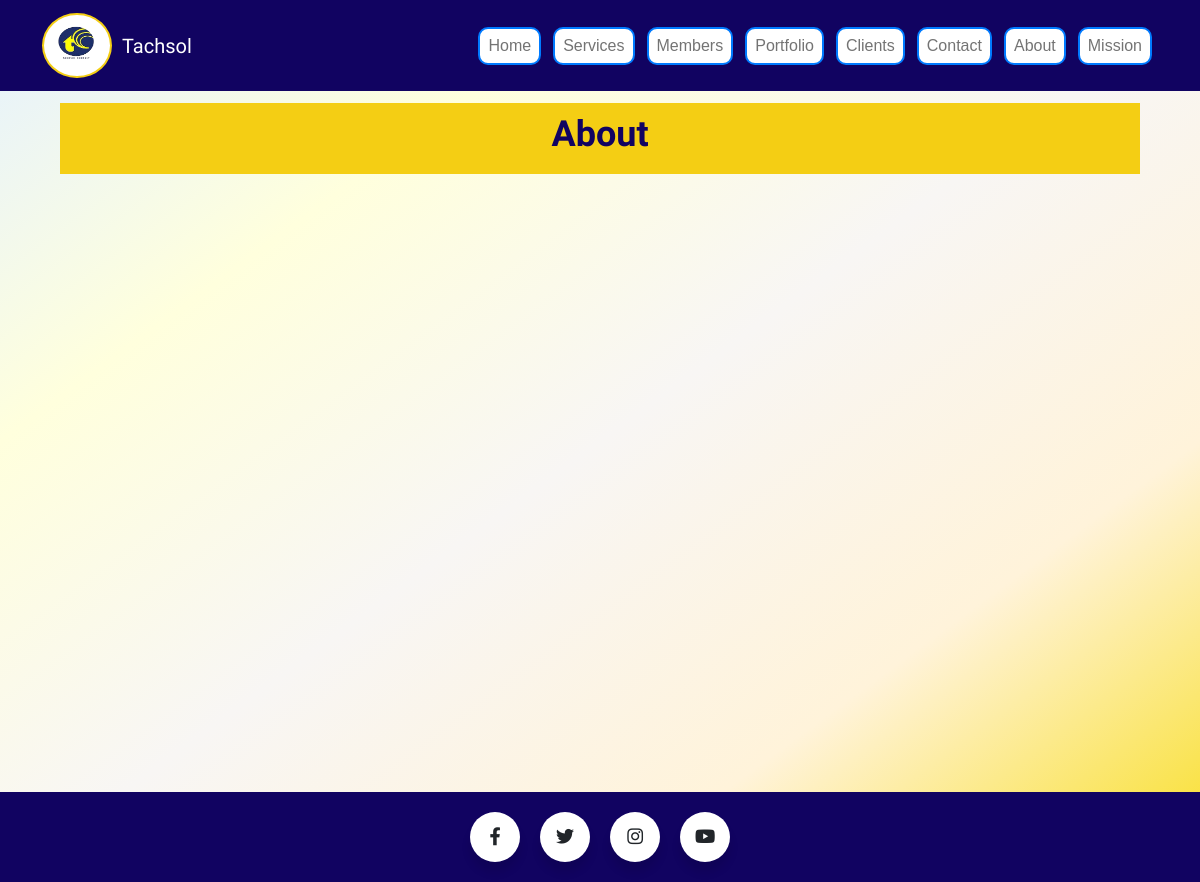
The page /mainapp/about/ on the database as committed earlier.
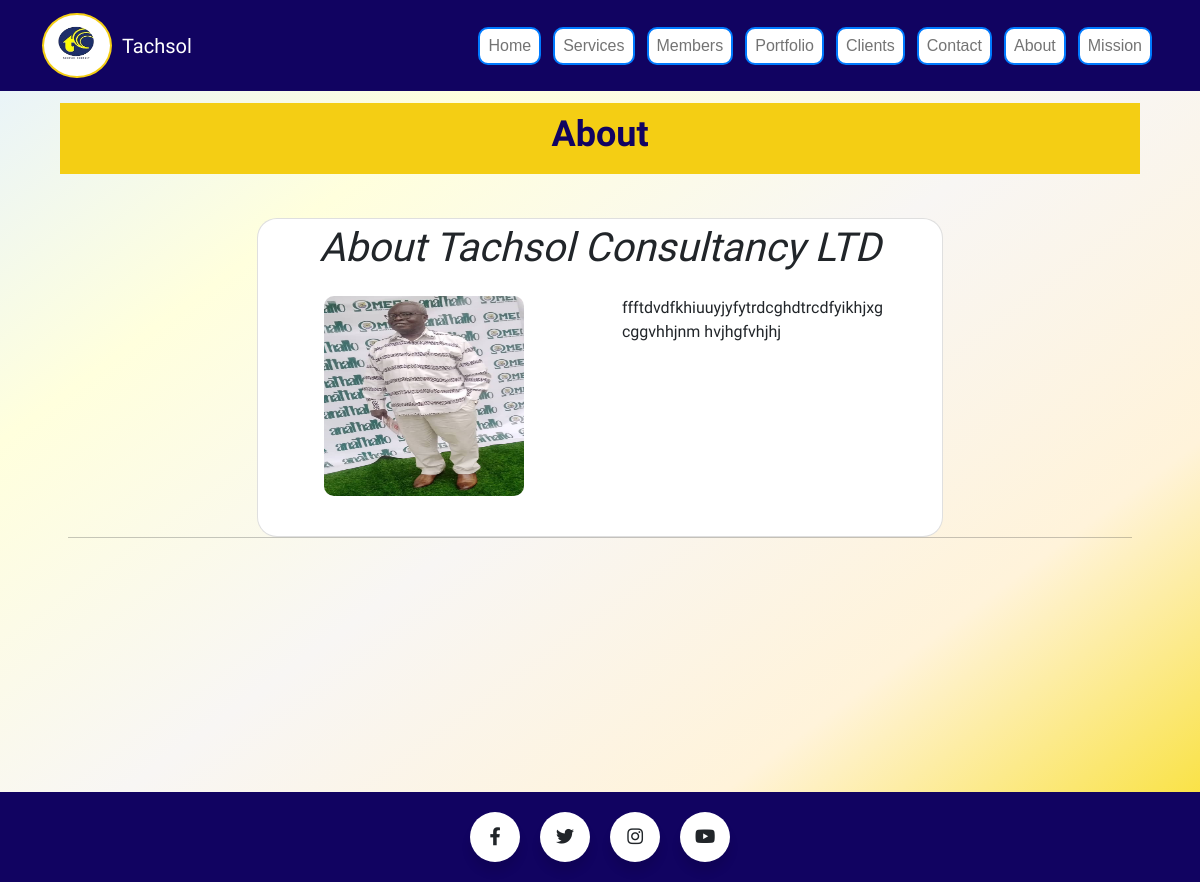
The same page on the database as committed later.
### mainapp/models.py (models this page shows, shortened)
class About(models.Model):
    title = models.CharField(max_length=150, default='About Tachsol Consultancy LTD')
    content = models.TextField()
    image = models.ImageField(upload_to='about_images/', blank=True, null=True)
    created_at = models.DateTimeField(auto_now_add=True)
    updated_at = models.DateTimeField(auto_now=True)

### mainapp/views.py (the view)
# urls.py: path('about/', views.about, name='about'),
def about(request):
    abouts = About.objects.all()
    return render(request, 'mainapp/about.html', {'abouts': abouts})

### mainapp/templates/mainapp/about.html (shortened to what this page needs)
{% extends "mainapp/base.html" %}
{% block content %}
{% load static %}
<section class="inner-banner">
    <div class="container">
        <div class="row align-items-center">
            <div class="col-md-12 text-center">
                <h1>About</h1>
            </div>
        </div>
    </div>
</section>
<div class="about-container mt-4">
    <div class="row justify-content-center">
        {% for about in abouts %}
            <div class="col-md-8">
                <div class="card">
                <h1 class="text-center mb-4" id="about-text">{{ about.title }}</h1>
                <div class="row">
                    <div class="col-md-6 mb-3">
                        {% if about.image %}
                            <img src="{{ about.image.url }}" alt="{{ about.title }}" class="img-fluid mb-4" id="about-image">
                        {% endif %}
                    </div>
                    <div class="col-md-6">
                        <p class="about-text">{{ about.content }}</p>
                    </div>
                </div>
            </div>
            </div>
            <hr>
        {% endfor %}
</div>
</div>
{% endblock %}

Rows that differ between the two databases and show on the page:
added About: title "About Tachsol Consultancy LTD", image (picture), content "ffftdvdfkhiuuyjyfytrdcghdtrcdfyikhjxg cggvhhjnm hvjhgfvhjhj"
